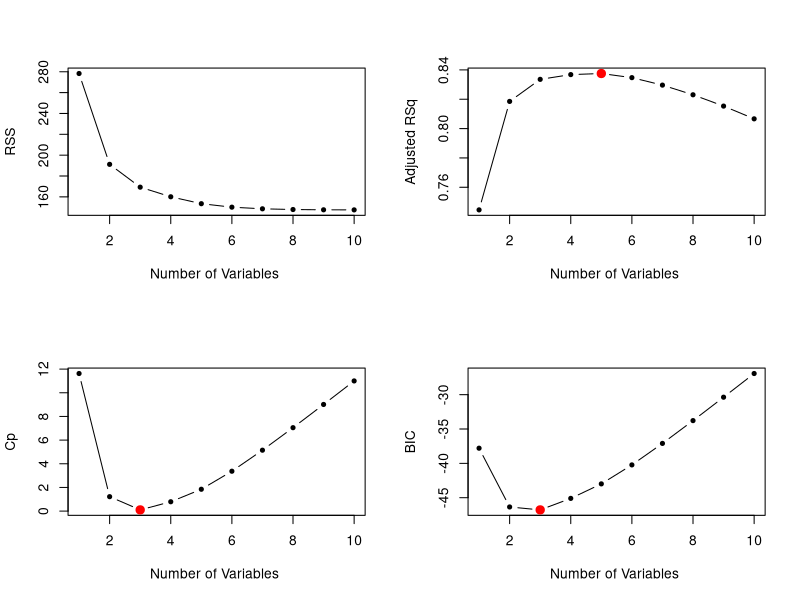
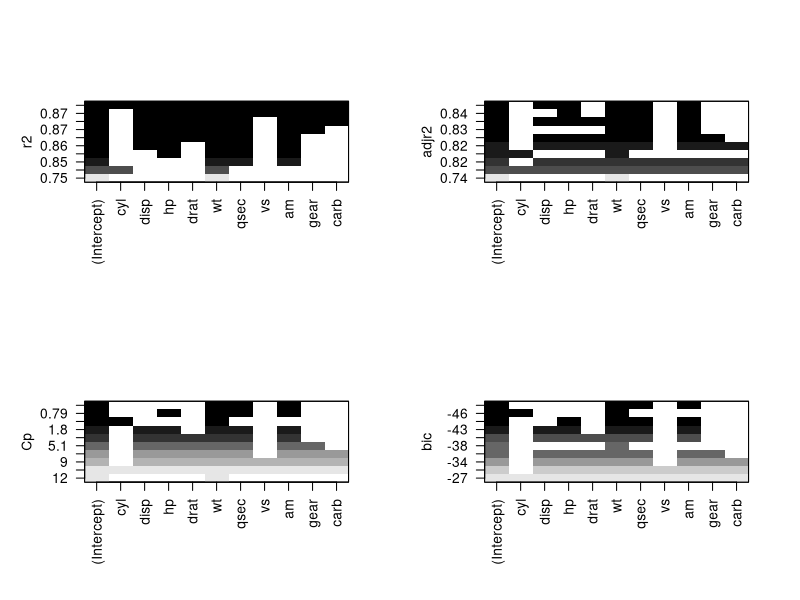
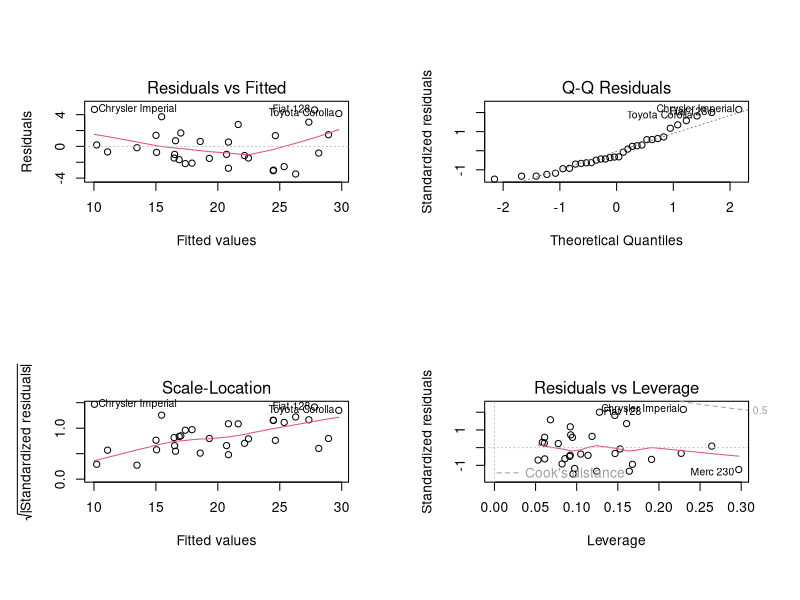
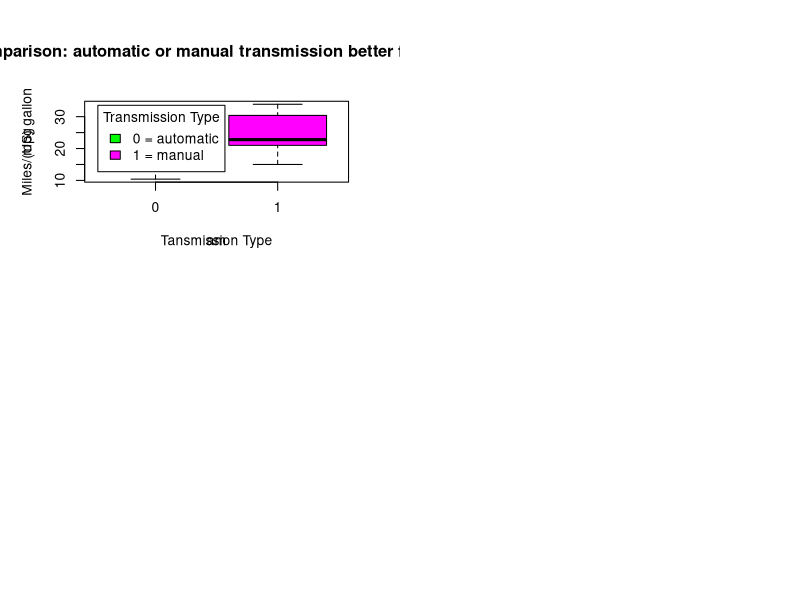

Recreate these plots in R, in order.
## ---- chunk 1
library(datasets)
data(mtcars)
head(mtcars)
summary(mtcars)
## ---- chunk 2
?mtcars
## ---- chunk 3
library(leaps)
reg.best<- regsubsets(mpg~.,mtcars,nvmax=10)
summary(reg.best)
## ---- chunk 4
reg.summary<- summary(reg.best)
names(reg.summary)
## ---- chunk 5
reg.summary$rsq
## ---- chunk 6
par(mfrow=c(2,2))
plot(reg.summary$rss, xlab="Number of Variables ", ylab="RSS", type='b', pch=20)
plot(reg.summary$adjr2, xlab="Number of Variables ", ylab="Adjusted RSq", type='b', pch=20)
points(which.max(reg.summary$adjr2), reg.summary$adjr2[which.max(reg.summary$adjr2)], col="red", cex=2, pch =20)
plot(reg.summary$cp, xlab="Number of Variables ",ylab="Cp",type='b',pch=20)
points (which.min(reg.summary$cp), reg.summary$cp[which.min(reg.summary$cp)], col ="red", cex=2, pch =20)
plot(reg.summary$bic, xlab="Number of Variables ",ylab="BIC", type='b', pch=20)
points(which.min(reg.summary$bic), reg.summary$bic[which.min(reg.summary$bic)], col="red", cex=2, pch =20)
## ---- chunk 7
plot(reg.best ,scale="r2")
plot(reg.best ,scale="adjr2")
plot(reg.best ,scale="Cp")
plot(reg.best,scale='bic')
## ---- chunk 8
coef(reg.best ,3)
## ---- chunk 9
attach(mtcars)
fit1<- lm(mpg ~ wt, mtcars)
fit2<- lm(mpg ~ wt + qsec ,mtcars)
fit3<- lm(mpg ~ wt + qsec + am, mtcars)
anova(fit1, fit2, fit3)
## ---- chunk 10
summary(fit3)
## ---- chunk 11
plot(fit3)
## ---- chunk 12
boxplot(mpg~am,col=c(rgb(0,1,0),rgb(1,0,1)))
legend("topleft", inset=.05, title="Transmission Type", c("0 = automatic","1 = manual"), fill=c(rgb(0,1,0),rgb(1,0,1)))
title(xlab="Tansmission Type",ylab="Miles/(US) gallon", main="Comparison: automatic or manual transmission better for MPG ")
## ---- chunk 13
fit<- lm(mpg ~ am, mtcars)
summary(fit)
